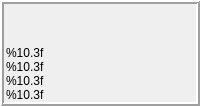
               <widget class="QWidget" name="tab_2">
                <attribute name="title">
                 <string>DRO</string>
                </attribute>
                <layout class="QVBoxLayout" name="verticalLayout_8">
                 <property name="spacing">
                  <number>0</number>
                 </property>
                 <property name="leftMargin">
                  <number>0</number>
                 </property>
                 <property name="topMargin">
                  <number>0</number>
                 </property>
                 <property name="rightMargin">
                  <number>0</number>
                 </property>
                 <property name="bottomMargin">
                  <number>0</number>
                 </property>
                 <item>
                  <widget class="QFrame" name="frame">
                   <property name="frameShape">
                    <enum>QFrame::Box</enum>
                   </property>
                   <property name="frameShadow">
                    <enum>QFrame::Raised</enum>
                   </property>
                   <property name="lineWidth">
                    <number>2</number>
                   </property>
                   <layout class="QGridLayout" name="gridLayout_3">
                    <property name="sizeConstraint">
                     <enum>QLayout::SetDefaultConstraint</enum>
                    </property>
                    <property name="leftMargin">
                     <number>2</number>
                    </property>
                    <property name="topMargin">
                     <number>0</number>
                    </property>
                    <property name="rightMargin">
                     <number>0</number>
                    </property>
                    <property name="bottomMargin">
                     <number>0</number>
                    </property>
                    <property name="spacing">
                     <number>0</number>
                    </property>
                    <item row="3" column="0">
                     <layout class="QHBoxLayout" name="horizontalLayout_14" stretch="1">
                      <property name="spacing">
                       <number>0</number>
                      </property>
                      <item>
                       <widget class="DROLabel" name="dro_label_g5x_x">
                        <property name="sizePolicy">
                         <sizepolicy hsizetype="Preferred" vsizetype="Fixed">
                          <horstretch>0</horstretch>
                          <verstretch>0</verstretch>
                         </sizepolicy>
                        </property>
                        <property name="text">
                         <string>%10.3f</string>
                        </property>
                        <property name="textFormat">
                         <enum>Qt::PlainText</enum>
                        </property>
                        <property name="alignment">
                         <set>Qt::AlignLeading|Qt::AlignLeft|Qt::AlignVCenter</set>
                        </property>
                        <property name="Qreference_type" stdset="0">
                         <number>1</number>
                        </property>
                        <property name="metric_template" stdset="0">
                         <string>X %10.3f</string>
                        </property>
                        <property name="imperial_template" stdset="0">
                         <string>X %9.4f</string>
                        </property>
                       </widget>
                      </item>
                     </layout>
                    </item>
                    <item row="5" column="0">
                     <layout class="QHBoxLayout" name="horizontalLayout_19">
                      <property name="spacing">
                       <number>0</number>
                      </property>
                      <item>
                       <widget class="DROLabel" name="dro_label_g5x_z">
                        <property name="sizePolicy">
                         <sizepolicy hsizetype="Preferred" vsizetype="Fixed">
                          <horstretch>0</horstretch>
                          <verstretch>0</verstretch>
                         </sizepolicy>
                        </property>
                        <property name="text">
                         <string>%10.3f</string>
                        </property>
                        <property name="textFormat">
                         <enum>Qt::PlainText</enum>
                        </property>
                        <property name="alignment">
                         <set>Qt::AlignLeading|Qt::AlignLeft|Qt::AlignVCenter</set>
                        </property>
                        <property name="Qjoint_number" stdset="0">
                         <number>2</number>
                        </property>
                        <property name="Qreference_type" stdset="0">
                         <number>1</number>
                        </property>
                        <property name="metric_template" stdset="0">
                         <string>%10.3f</string>
                        </property>
                        <property name="imperial_template" stdset="0">
                         <string>%9.4f</string>
                        </property>
                       </widget>
                      </item>
                     </layout>
                    </item>
                    <item row="6" column="0">
                     <layout class="QHBoxLayout" name="horizontalLayout_20">
                      <property name="spacing">
                       <number>0</number>
                      </property>
                      <item>
                       <widget class="DROLabel" name="dro_label_g5x_r">
                        <property name="sizePolicy">
                         <sizepolicy hsizetype="Preferred" vsizetype="Fixed">
                          <horstretch>0</horstretch>
                          <verstretch>0</verstretch>
                         </sizepolicy>
                        </property>
                        <property name="text">
                         <string>%10.3f</string>
                        </property>
                        <property name="textFormat">
                         <enum>Qt::PlainText</enum>
                        </property>
                        <property name="alignment">
                         <set>Qt::AlignLeading|Qt::AlignLeft|Qt::AlignVCenter</set>
                        </property>
                        <property name="Qjoint_number" stdset="0">
                         <number>10</number>
                        </property>
                        <property name="Qreference_type" stdset="0">
                         <number>0</number>
                        </property>
                        <property name="metric_template" stdset="0">
                         <string>%10.3f</string>
                        </property>
                        <property name="imperial_template" stdset="0">
                         <string>%9.4f</string>
                        </property>
                        <property name="angular_template" stdset="0">
                         <string>%4.2f</string>
                        </property>
                       </widget>
                      </item>
                     </layout>
                    </item>
                    <item row="4" column="0">
                     <layout class="QHBoxLayout" name="horizontalLayout_18">
                      <property name="spacing">
                       <number>0</number>
                      </property>
                      <item>
                       <widget class="DROLabel" name="dro_label_g5x_y">
                        <property name="sizePolicy">
                         <sizepolicy hsizetype="Preferred" vsizetype="Fixed">
                          <horstretch>0</horstretch>
                          <verstretch>0</verstretch>
                         </sizepolicy>
                        </property>
                        <property name="text">
                         <string>%10.3f</string>
                        </property>
                        <property name="textFormat">
                         <enum>Qt::PlainText</enum>
                        </property>
                        <property name="alignment">
                         <set>Qt::AlignLeading|Qt::AlignLeft|Qt::AlignVCenter</set>
                        </property>
                        <property name="Qjoint_number" stdset="0">
                         <number>1</number>
                        </property>
                        <property name="Qreference_type" stdset="0">
                         <number>1</number>
                        </property>
                        <property name="metric_template" stdset="0">
                         <string>%10.3f</string>
                        </property>
                        <property name="imperial_template" stdset="0">
                         <string>%9.4f</string>
                        </property>
                       </widget>
                      </item>
                     </layout>
                    </item>
                    <item row="0" column="0">
                     <widget class="QWidget" name="widget_dro_g53" native="true">
                      <property name="sizePolicy">
                       <sizepolicy hsizetype="Preferred" vsizetype="Fixed">
                        <horstretch>0</horstretch>
                        <verstretch>0</verstretch>
                       </sizepolicy>
                      </property>
                      <layout class="QVBoxLayout" name="verticalLayout">
                       <property name="spacing">
                        <number>0</number>
                       </property>
                       <property name="leftMargin">
                        <number>0</number>
                       </property>
                       <property name="topMargin">
                        <number>0</number>
                       </property>
                       <property name="rightMargin">
                        <number>0</number>
                       </property>
                       <property name="bottomMargin">
                        <number>0</number>
                       </property>
                       <item>
                        <layout class="QVBoxLayout" name="verticalLayout_6">
                         <property name="spacing">
                          <number>0</number>
                         </property>
                         <item>
                          <layout class="QHBoxLayout" name="horizontalLayout_g53_x">
                           <item>
                            <widget class="DROLabel" name="dro_label_g53_x">
                             <property name="sizePolicy">
                              <sizepolicy hsizetype="Preferred" vsizetype="Fixed">
                               <horstretch>0</horstretch>
                               <verstretch>0</verstretch>
                              </sizepolicy>
                             </property>
                             <property name="metric_template" stdset="0">
                              <string>X %10.3f</string>
                             </property>
                             <property name="imperial_template" stdset="0">
                              <string>X %9.4f</string>
                             </property>
                            </widget>
                           </item>
                          </layout>
                         </item>
                         <item>
                          <layout class="QHBoxLayout" name="horizontalLayout_g53_y">
                           <property name="spacing">
                            <number>0</number>
                           </property>
                           <item>
                            <widget class="DROLabel" name="dro_label_g53_y">
                             <property name="sizePolicy">
                              <sizepolicy hsizetype="Preferred" vsizetype="Fixed">
                               <horstretch>0</horstretch>
                               <verstretch>0</verstretch>
                              </sizepolicy>
                             </property>
                             <property name="Qjoint_number" stdset="0">
                              <number>1</number>
                             </property>
                             <property name="metric_template" stdset="0">
                              <string>Y %10.3f</string>
                             </property>
                             <property name="imperial_template" stdset="0">
                              <string>Y %9.4f</string>
                             </property>
                            </widget>
                           </item>
                          </layout>
                         </item>
                         <item>
                          <layout class="QHBoxLayout" name="horizontalLayout_g53_z">
                           <property name="spacing">
                            <number>0</number>
                           </property>
                           <item>
                            <widget class="DROLabel" name="dro_label_g53_z">
                             <property name="sizePolicy">
                              <sizepolicy hsizetype="Preferred" vsizetype="Fixed">
                               <horstretch>0</horstretch>
                               <verstretch>0</verstretch>
                              </sizepolicy>
                             </property>
                             <property name="Qjoint_number" stdset="0">
                              <number>2</number>
                             </property>
                             <property name="metric_template" stdset="0">
                              <string>Z %10.3f</string>
                             </property>
                             <property name="imperial_template" stdset="0">
                              <string>Z %9.4f</string>
                             </property>
                            </widget>
                           </item>
                          </layout>
                         </item>
                        </layout>
                       </item>
                      </layout>
                     </widget>
                    </item>
                   </layout>
                  </widget>
                 </item>
                </layout>
               </widget>
